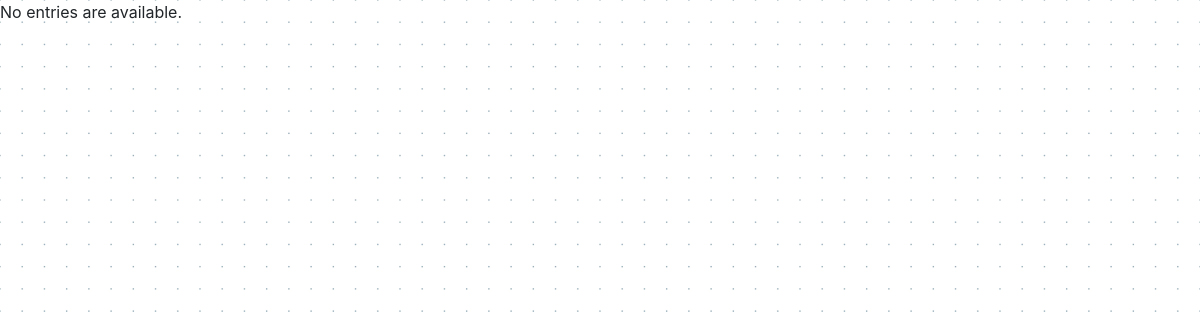
Page /queries/ on the earlier database version.
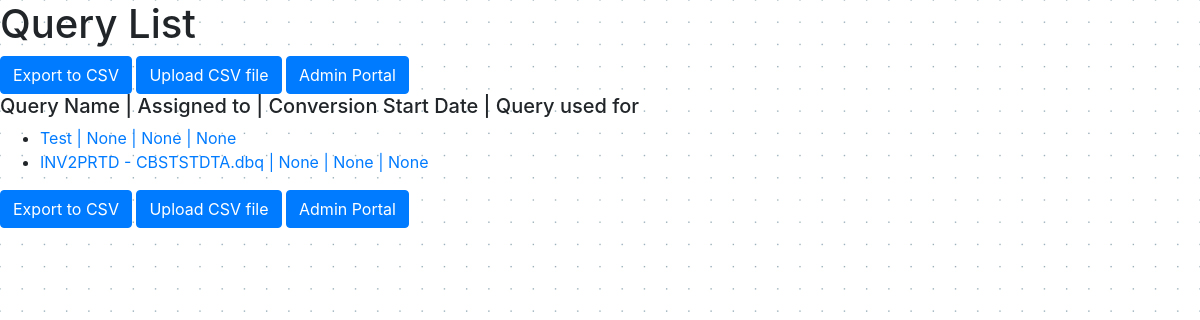
Same page on the later database version.
### entries/models.py (models this page shows, shortened)
class Query(models.Model):
    folderName                  = models.CharField(max_length=100, blank=True, null=True)
    subfolder                   = models.CharField(max_length=100, blank=True, null=True)
    subfolder2                  = models.CharField(max_length=100, blank=True, null=True, default=None)
    queryUsedFor                = models.CharField(max_length=500, blank=True, null=True)
    queryName                   = models.CharField(max_length=100)
    files                       = models.CharField(max_length=100, blank=True, null=True)
    convertYN                   = models.BooleanField(default=False)
    conversionStartDate         = models.DateField('Conversion Start Date', blank=True, null=True)
    assignedTo                  = models.CharField(max_length=100, blank=True, null=True)
    conversionCompletionDate    = models.DateField('Conversion Completion Date', blank=True, null=True)
    newNameInBI                 = models.CharField(max_length=100, blank=True, null=True)

### entries/views.py (the view)
# urls.py: path('', views.index, name='index'),
def index(request):
    query_list = Query.objects.order_by('-queryName')
    context = {
        'query_list': query_list,
    }
    return render(request, 'entries/index.html', context)

### entries/templates/entries/index.html
{% load static %}
<link rel="stylesheet" type="text/css" href="{% static 'entries/bootstrap.min.css' %}">
<link rel="stylesheet" href="{% static 'entries/backgroundImage.css' %}">
{% if query_list %}
    <h1>Query List</h1>
    <a class="btn btn-primary" href="{% url 'entries:export_entries_csv' %}">Export to CSV</a>
	<a class="btn btn-primary" href="{% url 'entries:csv_upload' %}">Upload CSV file</a>
	<a class="btn btn-primary" href="{% url 'admin:index' %}">Admin Portal</a>
    <h5>Query Name | Assigned to | Conversion Start Date | Query used for</h5>
	<ul>
	{% for query in query_list %}
		<li><a href="{% url 'entries:detail' query.id %}">{{ query.queryName }} | {{ query.assignedTo }} | {{ query.conversionStartDate }} | {{ query.queryUsedFor }}</a></li>
	{% endfor %}
	</ul>
	<a class="btn btn-primary" href="{% url 'entries:export_entries_csv' %}">Export to CSV</a>
	<a class="btn btn-primary" href="{% url 'entries:csv_upload' %}">Upload CSV file</a>
	<a class="btn btn-primary" href="{% url 'admin:index' %}">Admin Portal</a>
{% else %}
	<p> No entries are available.</p>
{% endif %}

Differences in the rows shown:
added Query: queryName "Test", assignedTo "None", conversionStartDate "None", queryUsedFor "None"
added Query: queryName "INV2PRTD - CBSTSTDTA.dbq", assignedTo "None", conversionStartDate "None", queryUsedFor "None"
Other differences:
text no longer shown: "No entries are available."
text now shown: "Query List Export to CSV Upload CSV file Admin Portal Query Name | Assigned to | Conversion Start Date | Query used for Export to CSV Upload CSV file Admin Portal"
